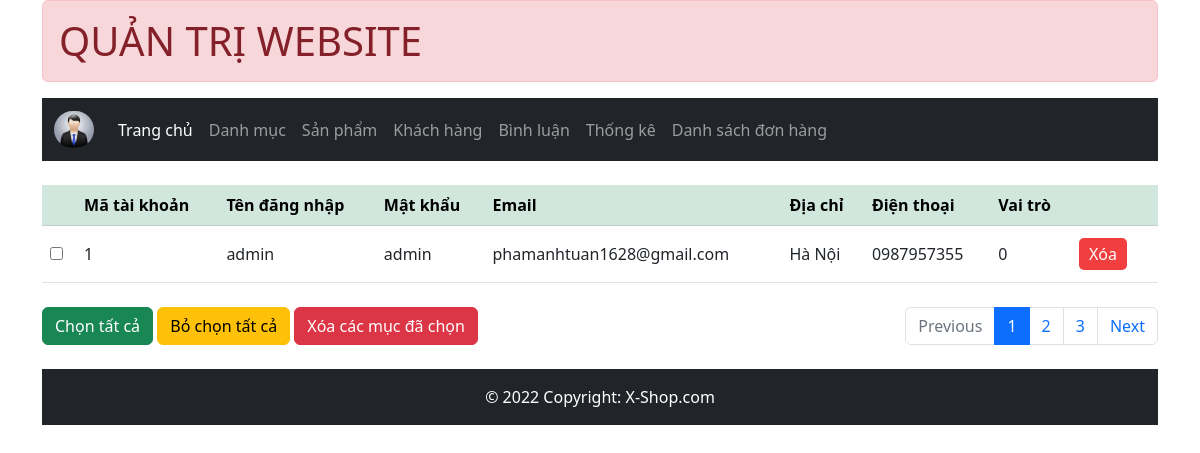
The app's page /admin/index.php?act=dskh with its own data.
### tables this page shows
CREATE TABLE `taikhoan` (
  `id` int(10) NOT NULL,
  `user` varchar(50) NOT NULL,
  `pass` varchar(50) NOT NULL,
  `email` varchar(255) NOT NULL,
  `address` varchar(255) DEFAULT NULL,
  `tel` varchar(20) DEFAULT NULL,
  `role` tinyint(4) NOT NULL DEFAULT 0
);

### admin/controllers/taikhoan/dskh.php (called while the page is built)
<?php
$list_taikhoan = loadall_taikhoan();
include "./views/taikhoan/list_tk.php";
?>

### admin/models/pdo.php (called while the page is built, shortened)
<?php
function pdo_get_connection()
{
    $dburl = "mysql:host=localhost;dbname=xshop;charset=utf8";
    $username = 'root';
    $password = '';
    $conn = new PDO($dburl, $username, $password);
    $conn->setAttribute(PDO::ATTR_ERRMODE, PDO::ERRMODE_EXCEPTION);
    return $conn;
}
function pdo_query($sql)
{
    $sql_args = array_slice(func_get_args(), 1);
    try {
        $conn = pdo_get_connection();
        $stmt = $conn->prepare($sql);
        $stmt->execute($sql_args);
        $rows = $stmt->fetchAll();
        return $rows;
    } catch (PDOException $e) {
        throw $e;
    } finally {
        unset($conn);
    }
}

### admin/models/taikhoan.php (called while the page is built, shortened)
<?php
function loadall_taikhoan()
{
    $sql = "select * from taikhoan order by id desc";
    $listtaikhoan = pdo_query($sql);
    return $listtaikhoan;
}

### admin/views/taikhoan/list_tk.php (the view)
<article>
    <table class="table mt-4 mb-4">
        <thead class="table-success">
            <tr>
                <th></th>
                <th>Mã tài khoản</th>
                <th>Tên đăng nhập</th>
                <th>Mật khẩu</th>
                <th>Email</th>
                <th>Địa chỉ</th>
                <th>Điện thoại</th>
                <th>Vai trò</th>
                <th></th>
            </tr>
        </thead>
        <tbody>
            <?php
            foreach ($list_taikhoan as $taikhoan) {
                extract($taikhoan);
                $xoatk = "index.php?act=xoatk&id=" . $id;
                echo '<tr>
                    <td class="pb-3 pt-3"><input type="checkbox" name="" id=""></td>
                    <td class="pb-3 pt-3">' . $id . '</td>
                    <td class="pb-3 pt-3">' . $user . '</td>
                    <td class="pb-3 pt-3">' . $pass . '</td>
                    <td class="pb-3 pt-3">' . $email . '</td>
                    <td class="pb-3 pt-3">' . $address . '</td>
                    <td class="pb-3 pt-3">' . $tel . '</td>
                    <td class="pb-3 pt-3">' . $role . '</td>
                    <td class="td-opt pb-3 pt-3">
                        <a href="' . $xoatk . '" class="btn-delete">Xóa</a>
                    </td>
                  </tr>';
            }
            ?>
        </tbody>
    </table>
    <div class="wrap-btn" style="display: flex; justify-content: space-between">
        <div class="form-group pb-4">
            <button class="btn btn-success">Chọn tất cả</button>
            <button class="btn btn-warning">Bỏ chọn tất cả</button>
            <button class="btn btn-danger">Xóa các mục đã chọn</button>
        </div>
        <nav aria-label="...">
            <ul class="pagination">
                <li class="page-item disabled">
                    <span class="page-link">Previous</span>
                </li>
                <li class="page-item active"><a class="page-link" href="#">1</a></li>
                <li class="page-item " aria-current="page">
                    <span class="page-link">2</span>
                </li>
                <li class="page-item"><a class="page-link" href="#">3</a></li>
                <li class="page-item">
                    <a class="page-link" href="#">Next</a>
                </li>
            </ul>
        </nav>
    </div>
</article>

### client/views/assets/css/style.css (style rules this page uses)
.td-opt > a { text-decoration: none; transition: all 0.4s ease; color: #ffff; }
.btn-delete { padding: 5px 10px; background-color: #f13f3f; margin-right: 10px; border-radius: 5px; }

### records on screen
taikhoan: id "1", user "admin", pass "admin", email "phamanhtuan1628@gmail.com", address "Hà Nội", tel "0987957355", role "0"
